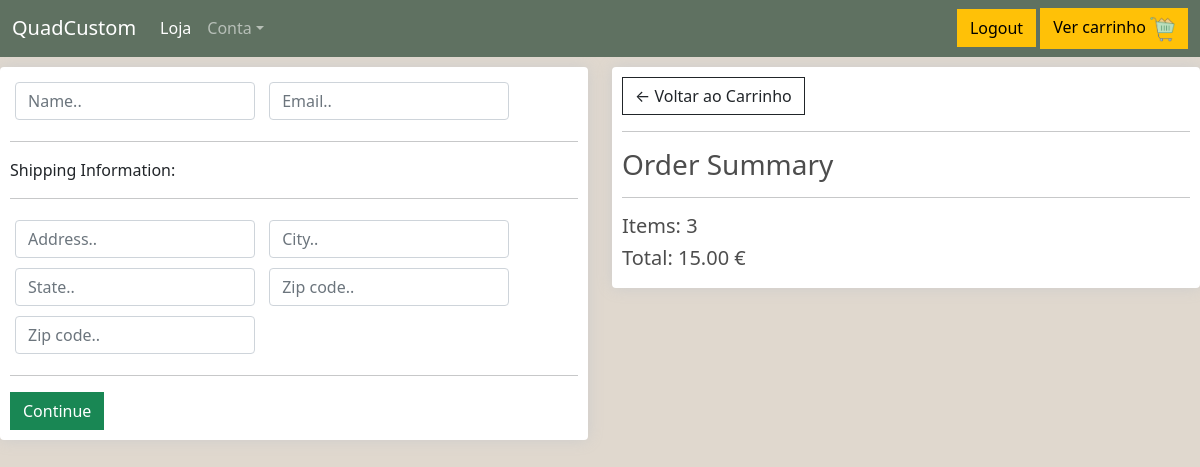
The page /checkout/ (signed in) on the database as committed earlier.
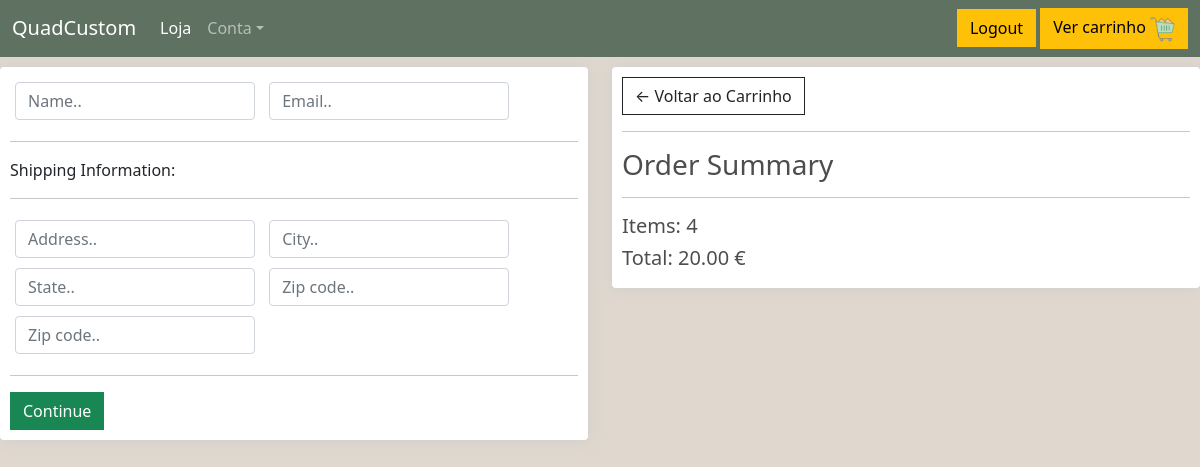
The same page on the database as committed later.
### loja/models.py (models this page shows, shortened)
class Cart(models.Model):
    cliente = models.ForeignKey(User, on_delete=models.CASCADE)
    produtos = models.ManyToManyField(Produto, through='ProdutoCarrinho')
    def valor_carrinho(self):
        lista_produtos = self.produtos.all()
        lista_info = ProdutoCarrinho.objects.filter(carrinho=self)
        iterar=zip(lista_produtos,lista_info)
        valor=0
        for produto,info in iterar:
            valor=valor+ (produto.preco*info.quantidade)
        return valor
    def items_carrinho(self):
        lista_info = ProdutoCarrinho.objects.filter(carrinho=self)
        val=0
        for quant in lista_info:
            val+=quant.quantidade
        return val

class ProdutoCarrinho(models.Model): # <--- through model
    produto = models.ForeignKey(Produto, on_delete=models.CASCADE)
    carrinho = models.ForeignKey(Cart, on_delete=models.CASCADE)
    quantidade = models.IntegerField()
    opcs = models.CharField(max_length=100, default='Não existe Personalização para este produto')

class Produto(models.Model):
    preco = models.IntegerField()
    nome = models.CharField(max_length=100)
    descricao = models.CharField(max_length=300)
    personalizavel = models.BooleanField(default=False)
    pic = models.ImageField(upload_to='images', blank=True, null=True)
    seller = models.ForeignKey(Vendedor, on_delete=models.RESTRICT)

### loja/views.py (the view)
# urls.py: path('checkout/',views.checkout, name="checkout"),
@login_required(login_url='loja:login1')
def checkout(request):                                              #carrega a página do checkout
    carrinho = Cart.objects.get(cliente=request.user)
    return render(request, 'loja/checkout.html',{'cart':carrinho,'isvender': Vendedor.isVendedor(request.user)})

### loja/models.py (called while the page is built)
    def isVendedor(user):
        return Vendedor.objects.filter(who=user).exists() if (user.is_authenticated) else False

### loja/templates/loja/checkout.html (shortened to what this page needs)
{% extends 'loja/main.html' %}
{% load static %}
{% block css %}
<link rel="stylesheet" type="text/css" href="{% static 'css/base.css' %}">
{% endblock css %}
{% block content %}
     <div class="row">
		<div class="col-lg-6">
			<div class="box-element" id="form-wrapper">
				<form id="form">
					<div id="user-info">
						<div class="form-field">
							<input required class="form-control" type="text" name="name" placeholder="Name..">
						</div>
						<div class="form-field">
							<input required class="form-control" type="email" name="email" placeholder="Email..">
						</div>
					</div>
					<div id="shipping-info">
						<hr>
						<p>Shipping Information:</p>
						<hr>
						<div class="form-field">
							<input class="form-control" type="text" name="address" placeholder="Address..">
						</div>
						<div class="form-field">
							<input class="form-control" type="text" name="city" placeholder="City..">
						</div>
						<div class="form-field">
							<input class="form-control" type="text" name="state" placeholder="State..">
						</div>
						<div class="form-field">
							<input class="form-control" type="text" name="zipcode" placeholder="Zip code..">
						</div>
						<div class="form-field">
							<input class="form-control" type="text" name="country" placeholder="Zip code..">
						</div>
					</div>
					<hr>
					<input id="form-button" class="btn btn-success btn-block" type="submit" value="Continue">
				</form>
			</div>
			<br>
		</div>
		<div class="col-lg-6">
			<div class="box-element">
				<a  class="btn btn-outline-dark" href="{% url 'loja:cart' %}">&#x2190; Voltar ao Carrinho</a>
				<hr>
				<h3>Order Summary</h3>
				<hr>
				<h5>Items:   {{ cart.items_carrinho }} </h5>
				<h5>Total:   {{cart.valor_carrinho | floatformat:2}} € </h5>
			</div>
		</div>
	</div>
{% endblock content %}

Rows that differ between the two databases and show on the page:
changed through a linked row, Cart: items_carrinho "3" → "4"; valor_carrinho "15.00" → "20.00"
